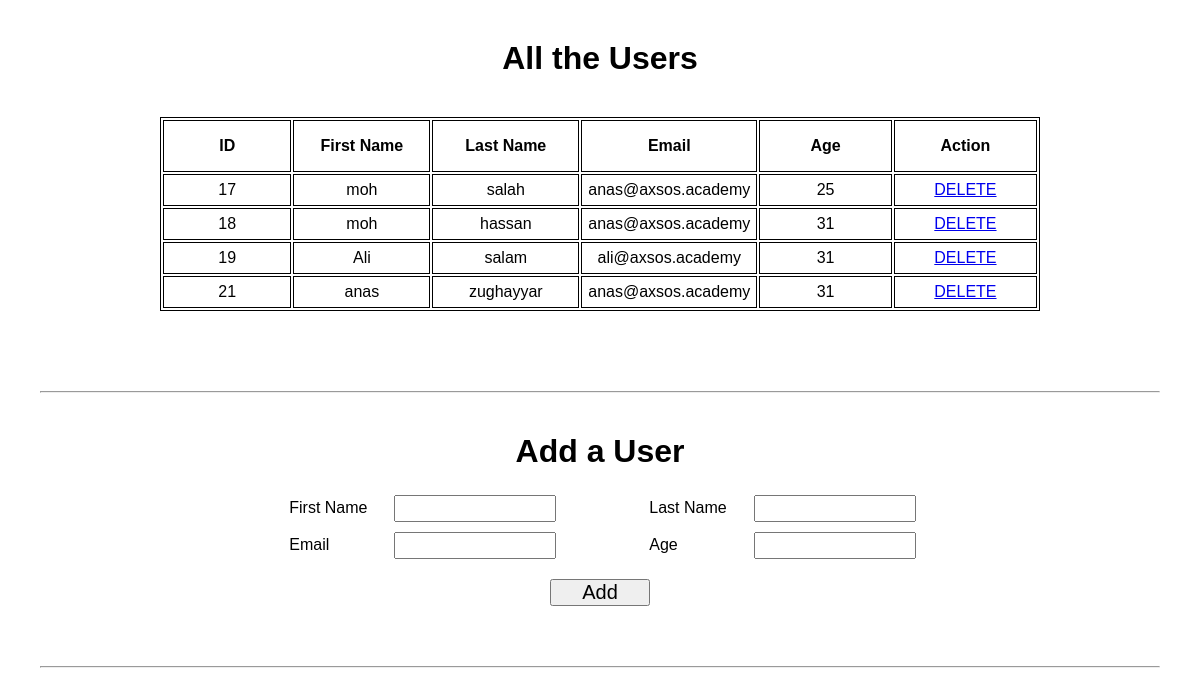
Before: / with the older database file.
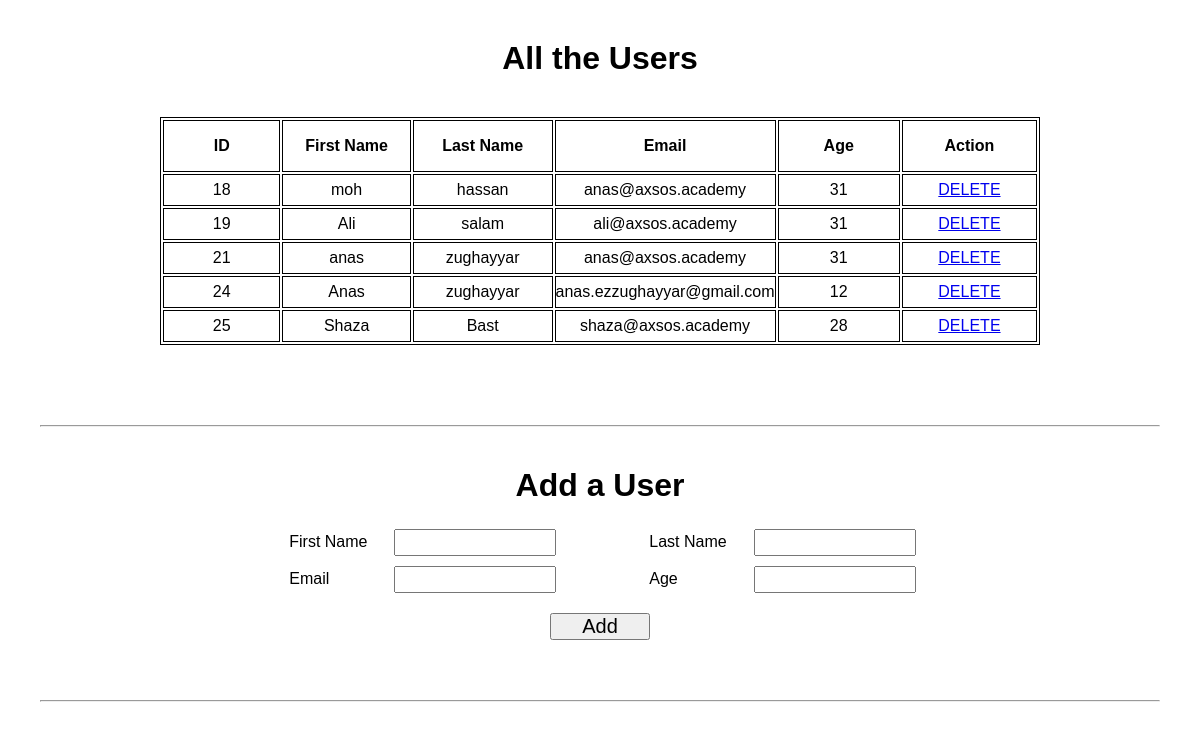
After: the same page with the newer database file.
### users_app/models.py (models this page shows, shortened)
class User(models.Model):
    first_name = models.CharField(max_length=255)
    last_name = models.CharField(max_length=255)
    email_address = models.CharField(max_length=255)
    password = models.CharField(max_length=20)
    is_available = models.BooleanField(default=True)
    age = models.IntegerField()
    created_at = models.DateTimeField(auto_now_add=True)
    updated_at = models.DateTimeField(auto_now=True)

### users_app/views.py (the view)
# urls.py: path('', views.index),
def index(request):
    context = {
        'users' : models.get_all_users()
    }
    return render(request, "index.html" , context)

### users_app/models.py (called while the page is built)
def get_all_users():
    return User.objects.all()

### users_app/templates/index.html (shortened to what this page needs)
<!DOCTYPE html>
<html lang="en">
<head>
    {% load static %}
    <link rel="stylesheet" href="{% static 'css/style.css' %}">
</head>
<body>
    <div class="users-table">
        <h1>All the Users</h1>
        <table>
            <tr>
                <th>ID</th>
                <th>First Name</th>
                <th>Last Name</th>
                <th>Email</th>
                <th>Age</th>
                <th>Action</th>
            </tr>
            {% for user in users %}
            <tr>
                <td>{{ user.id }}</td>
                <td>{{ user.first_name }}</td>
                <td>{{ user.last_name }}</td>
                <td>{{ user.email_address }}</td>
                <td>{{ user.age }}</td>
                <td> <a href="/remove/{{i.id}}">DELETE</a></td>
            </tr>
            {% endfor %}
          </table>
    </div>
    <hr>
    <form class="users-form" action="/add" method="post">
        <h1>Add a User</h1>
        <div class="users-form-input">
            <div>
                <div class="label">
                    <label for="">First Name</label>
                </div>
                <input type="text" name="first_name" required>
            </div>
            <div>
                <div class="label">
                    <label for="">Last Name</label>
                </div>
                <input type="text" name="last_name" required>
            </div>
            </div>
            <div class="users-form-input">
                <div>
                    <div class="label">
                        <label for="">Email</label>
                    </div>
                    <input type="text" name="email_address" required>
                </div>
                <div>
                    <div class="label">
                        <label for="">Age</label>
                    </div>
                    <input type="text" name="age" required>
                </div>
            </div>
            <input class="btn-add" type="submit" value="Add">
        </form>
        <hr>
</body>
</html>

Changed rows visible on the page:
removed User: id "17", first_name "moh", last_name "salah", email_address "anas@axsos.academy", age "25"
added User: id "24", first_name "Anas", last_name "zughayyar", email_address "anas.ezzughayyar@gmail.com", age "12"
added User: id "25", first_name "Shaza", last_name "Bast", email_address "shaza@axsos.academy", age "28"
